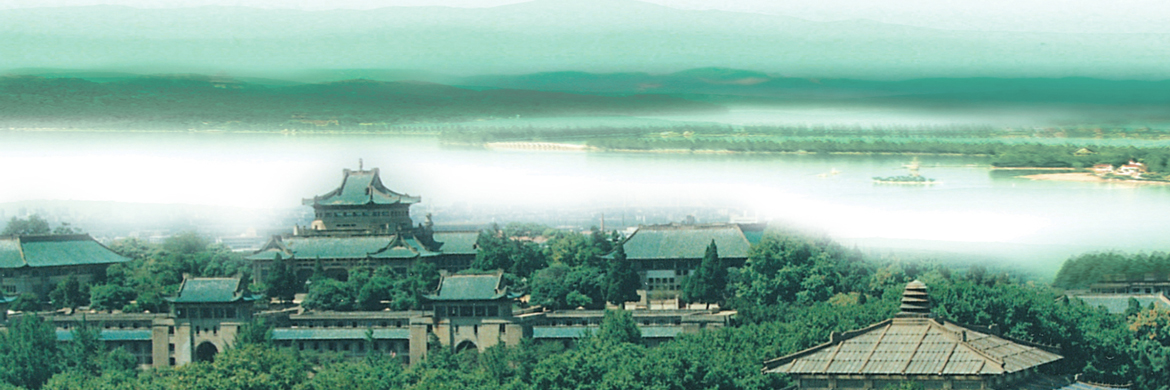
#> input picture lab1/4_dct/data/cover.png, 1170 x 390 px
$ python exp_4_1.py
#> lines starting #> are read from the running program, lines starting #| are printed output that depends on the picture
"""4.1：整幅图像的二维 DCT 变换。"""
from pathlib import Path

import matplotlib
matplotlib.use("Agg")
import matplotlib.pyplot as plt
import numpy as np
from PIL import Image
from scipy.fft import dctn

BASE = Path(__file__).resolve().parent
COVER = BASE / "data/cover.png"
OUTPUT = BASE / "output/4_1"

image = np.array(Image.open(COVER).convert("L"))
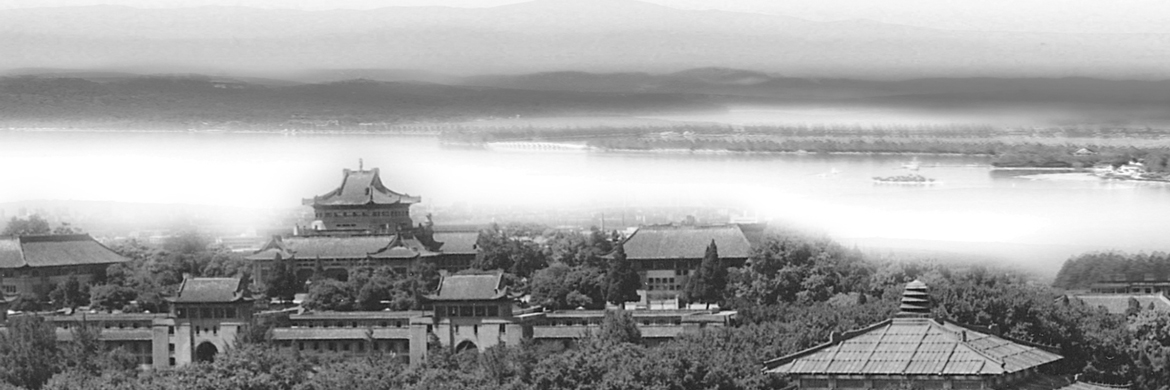
#> image: shape (390, 1170); min 9, max 255, mean 163.1
coefficients = dctn(image.astype(float), norm="ortho")
OUTPUT.mkdir(parents=True, exist_ok=True)
fig, axes = plt.subplots(1, 2, figsize=(11, 4))
axes[0].imshow(image, cmap="gray", vmin=0, vmax=255)
axes[0].set_title("Original grayscale")
plot = axes[1].imshow(np.log1p(np.abs(coefficients)), cmap="magma")
axes[1].set_title("Whole-image DCT: log(1+|C|)")
fig.colorbar(plot, ax=axes[1], fraction=.03)
for ax in axes:
    ax.axis("off")
fig.tight_layout()
fig.savefig(OUTPUT / "whole_dct.png", dpi=150)
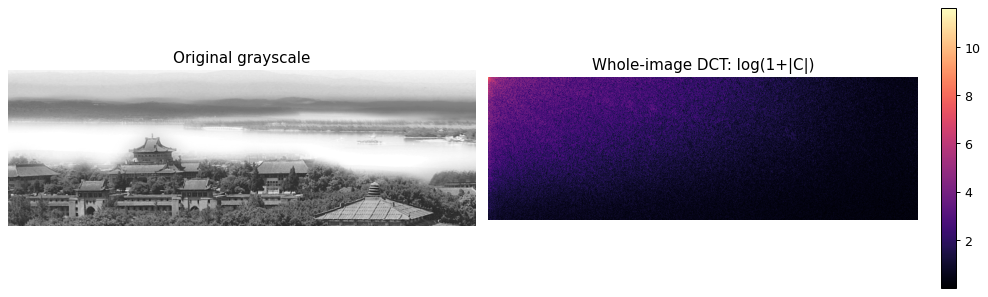
#> figure drawn by matplotlib, 3 panels
plt.close(fig)
print(f"4.1 结果：{OUTPUT}")
